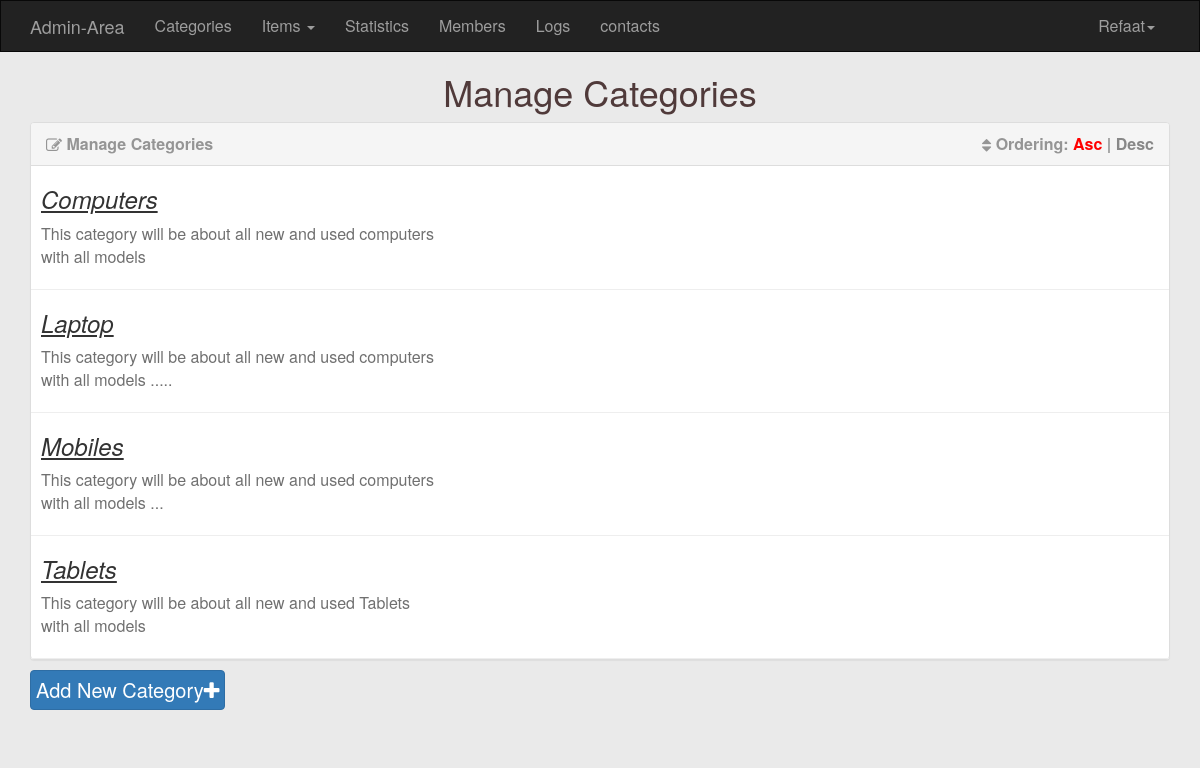
The page /Admin/category.php (signed in) on the database its author committed.
### tables this page shows
CREATE TABLE IF NOT EXISTS `categories` (
  `ID` int(11) NOT NULL AUTO_INCREMENT,
  `Name` varchar(255) NOT NULL,
  `Description` text NOT NULL,
  PRIMARY KEY (`ID`)
);

### Admin/category.php (the view, shortened to what this page needs)
<?php
    if(isset($_SESSION['username']))
    {
        include "init.php";
        $do = isset($_GET['do']) ? $_GET['do'] : 'manage';
        if($do == "manage")
        {
            $sort = 'asc';
            $stmt=$con->prepare("select * from categories ORDER BY Name $sort");
            $stmt->execute();
            $rows = $stmt->fetchAll();
            ?>
             <h1 class="text-center">Manage Categories</h1>
			<div class="container categories">
				<div class="panel panel-default">
					<div class="panel-heading">
						<i class="fa fa-edit"></i> Manage Categories
						<div class="option pull-right">
							<i class="fa fa-sort"></i> Ordering:
				        <a class="<?php if ($sort == 'asc') { echo 'active'; } ?>" href="?sort=asc">Asc</a> |
                        <a class="<?php if ($sort == 'desc') { echo 'active'; } ?>" href="?sort=desc">Desc</a>
						</div>
					</div>
                    <div class="panel-body">
						<?php
							foreach($rows as $cat) {
								echo "<div class='cat'>";
                                echo "<h3>" . $cat['Name'] . '</h3>';
                                echo "<div class='full-view'>";
										echo "<p>"; if($cat['Description'] == '') { echo 'This category has no description'; } else { echo $cat['Description']; } echo "</p>";
								echo "</div>";
								echo "</div>";
								echo "<hr>";
							}
						?>
					</div>
                </div>
                <a href="category.php?do=add" class="AddBtn btn btn-primary">Add New Category<i class="fa fa-plus"></i></a>
            </div>
            <?php
        }
    }
  else
    {
        header('Location:index.php');
        exit();
    }
include $tpl . "footer.php";
?>

### Admin/Layout/css/backend.css (style rules this page uses)
body { background-color: #EAEAEA; font-size: 16px; }
.text-center { color: #503a3a; }
.AddBtn { font-size: 20px; }
.categories .panel-heading { color: #959595; font-weight: bold; }
.categories .panel-heading i { position: relative; top: 1px; }
.categories .panel-body { padding: 0; }
.categories .option a { color: #888; text-decoration: none; }
.categories .option .active { color: #F00 }
.categories hr { margin-top: 0; margin-bottom: 0; }
.categories .cat { padding: 0px 0px 10px 10px; position: relative; overflow: hidden; }
.categories .cat .full-view p { margin: 10px 0; color: #707070; }
.cat h3 { margin-bottom: 0px; font-style: italic; text-decoration: underline; }
.full-view { width: 400px; }
.categories .AddBtn { padding: 5px; margin-bottom: 30px; margin-top: -10px; font-size: 20px; }

### rows shown on the page
categories: Name "Computers", Description "This category will be about all new and used computers with all models"
categories: Name "Laptop", Description "This category will be about all new and used computers with all models ....."
categories: Name "Mobiles", Description "This category will be about all new and used computers with all models ..."
categories: Name "Tablets", Description "This category will be about all new and used Tablets with all models"

### other values the page prints
lang("Home-Admin") "Admin-Area"
lang('Categories') "Categories"
lang('Statistics') "Statistics"
lang('Members') "Members"
lang('Logs') "Logs"
lang('contacts') "contacts"
$_SESSION['username'] "Refaat"
